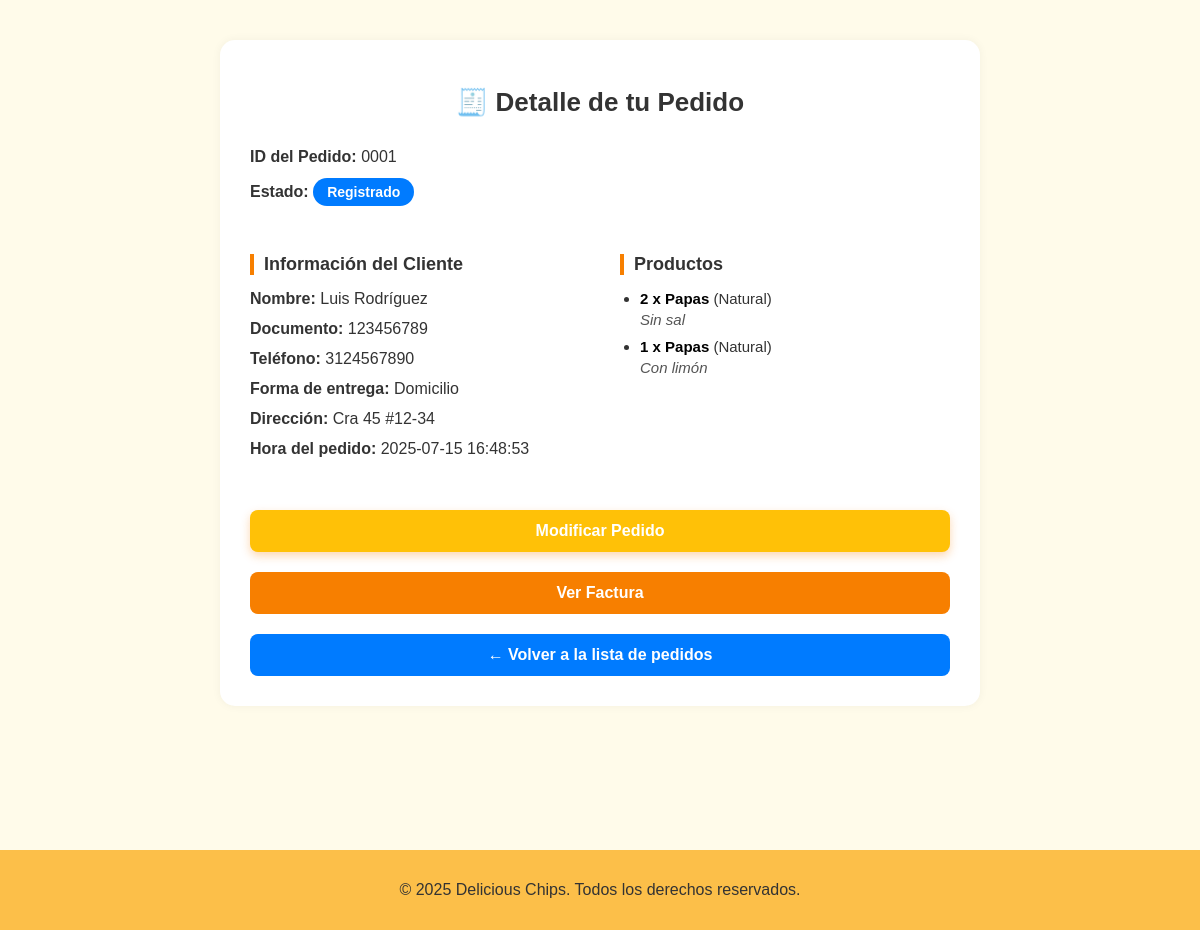
Page /detalle_pedido/1 on the earlier database version.
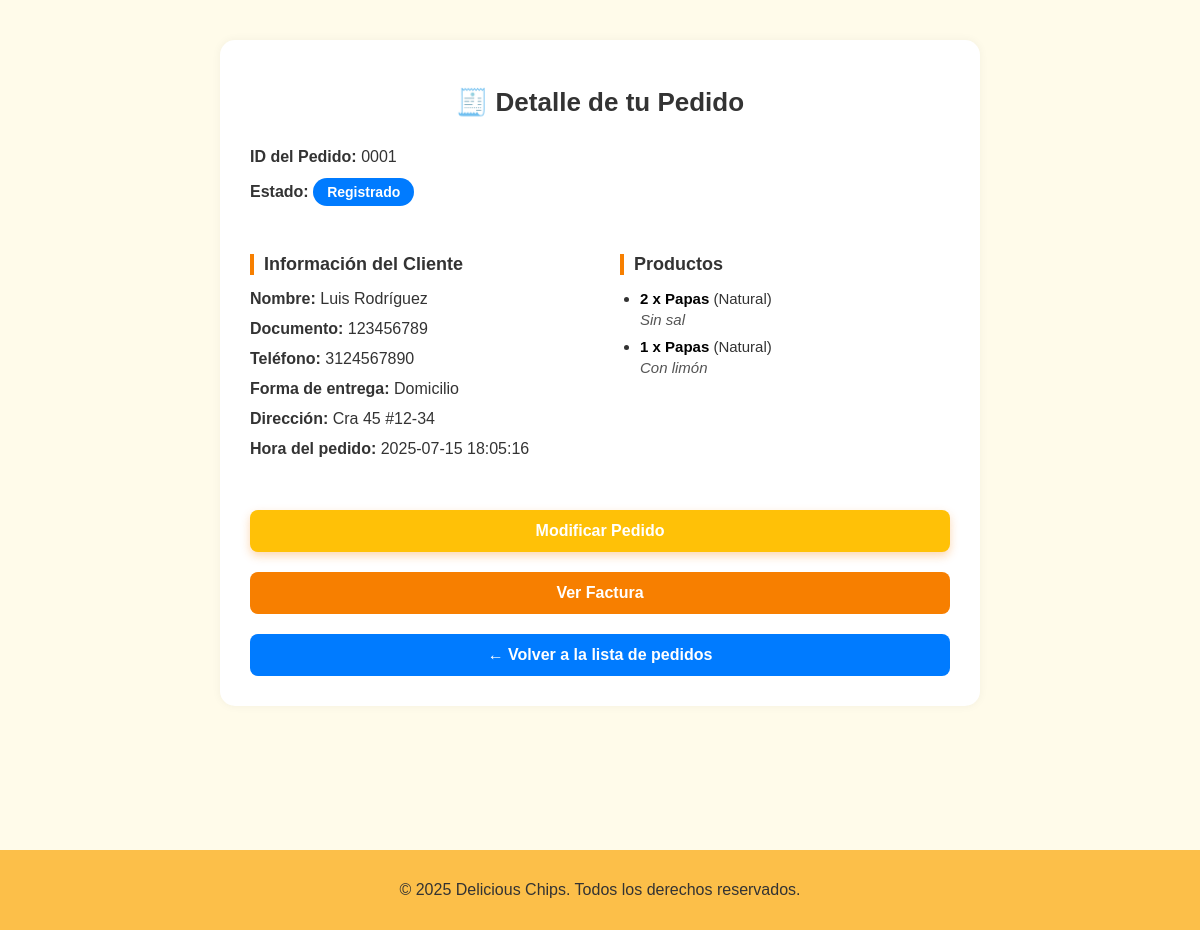
Same page on the later database version.
### models.py (models this page shows)
class Pedido(db.Model):
    __tablename__ = 'pedidos'
    id = db.Column(db.Integer, primary_key=True)
    cliente_id = db.Column(db.Integer, db.ForeignKey('clientes.id'), nullable=False)
    forma_entrega = db.Column(db.String, nullable=False)
    estado = db.Column(db.String, default='registrado')
    fecha_hora = db.Column(db.DateTime, default=datetime.utcnow)
    cliente = db.relationship('Cliente', back_populates='pedidos')  # ✅ corregido
    detalles = db.relationship('DetallePedido', backref='pedido', lazy=True)

### app.py (the view)
@app.route('/detalle_pedido/<int:pedido_id>')
def detalle_pedido_cliente(pedido_id):
    pedido = db.session.get(Pedido, pedido_id)
    if not pedido:
        return "Pedido no encontrado", 404
    cliente = pedido.cliente
    productos = []
    for detalle in pedido.detalles:
        producto = detalle.producto
        productos.append({
            'producto': producto.nombre,
            'sabor': producto.sabor,
            'gramaje': producto.gramaje,
            'cantidad': detalle.cantidad,
            'observaciones': detalle.observaciones or 'Sin observaciones'
        })
    pedido_dict = {
        'id': pedido.id,
        'nombre': cliente.nombre,
        'documento': cliente.documento,
        'telefono': cliente.telefono,
        'direccion': cliente.direccion,
        'forma_entrega': pedido.forma_entrega,
        'estado': pedido.estado,
        'productos': productos,
        'hora': pedido.fecha_hora
    }
    return render_template('detalle_pedido_cliente.html', pedido=pedido_dict, pedido_id=pedido_id)

### templates/detalle_pedido_cliente.html (shortened to what this page needs)
<!DOCTYPE html>
<html lang="es">
<head>
  <link rel="stylesheet" href="{{ url_for('static', filename='stilo.css') }}">
</head>
<body>
  <div class="pagina-detalle">
    <div class="detalle">
      <h1>🧾 Detalle de tu Pedido</h1>
      <div class="campo"><strong>ID del Pedido:</strong> {{ "%04d" % pedido.id }}</div>
      <div class="campo">
          <strong>Estado:</strong>
          <span class="estado-label estado-{{ pedido.estado | default('Registrado') | replace(' ', '\\ ') }}">
            {{ pedido.estado | default('Registrado') | title }}
          </span>
      </div>
      <div class="seccion-doble">
        <div class="info-cliente">
          <h3>Información del Cliente</h3>
          <div class="campo"><strong>Nombre:</strong> {{ pedido.nombre }}</div>
          <div class="campo"><strong>Documento:</strong> {{ pedido.documento }}</div>
          <div class="campo"><strong>Teléfono:</strong> {{ pedido.telefono }}</div>
          <div class="campo"><strong>Forma de entrega:</strong> {{ pedido.forma_entrega }}</div>
          <div class="campo"><strong>Dirección:</strong> {{ pedido.direccion }}</div>
          <div class="campo"><strong>Hora del pedido:</strong> {{ pedido.hora.strftime('%Y-%m-%d %H:%M:%S') }}</div>
        </div>
        <div class="productos">
          <h3>Productos</h3>
          <ul>
            {% for p in pedido.productos %}
              <li>
                <strong>{{ p.cantidad }} x {{ p.producto }}</strong> ({{ p.sabor }})<br>
                <em>{{ p.observaciones or 'Sin observaciones' }}</em>
              </li>
            {% endfor %}
          </ul>
        </div>
      </div>
      <div class="botones-acciones">
        <a href="{{ url_for('modificar_pedido', pedido_id=pedido_id) }}" class="btn btn-modificar">
          Modificar Pedido
        </a>
        <a href="{{ url_for('factura', pedido_id=pedido_id) }}" class="btn btn-factura">
          Ver Factura
        </a>
        <a class="btn btn-volver" href="{{ url_for('pedidos') }}">← Volver a la lista de pedidos</a>
      </div>
    </div>
  </div>
  <footer>
      <p>&copy; 2025 Delicious Chips. Todos los derechos reservados.</p>
  </footer>
</body>
</html>

Differences in the rows shown:
changed Pedido "Domicilio": hora "2025-07-15 16:48:53" → "2025-07-15 18:05:16"
